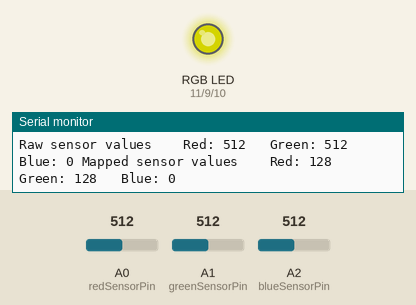
This sketch was run on a simulated Arduino Uno, built with avr-gcc and run on an emulated ATmega328P. Parts: an RGB LED mixed from three pins (HIGH = lit), the last lines printed to the serial monitor. The inputs (shaded band) are chosen by the test bench; at power-on: A0 (redSensorPin) = 512, A1 (greenSensorPin) = 512, A2 (blueSensorPin) = 512. Dim RGB values are drawn brighter than linear.

Above: at 1.2 s.
1.3 s: A0 (redSensorPin) set to 414
At 2.2 s:
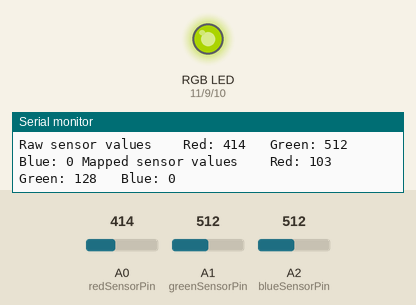
4.3 s: A0 (redSensorPin) set to 387
At 5.7 s:
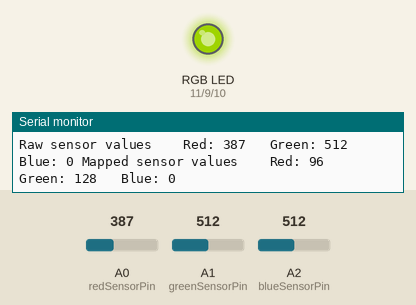
7.3 s: A1 (greenSensorPin) set to 414
At 8.5 s:
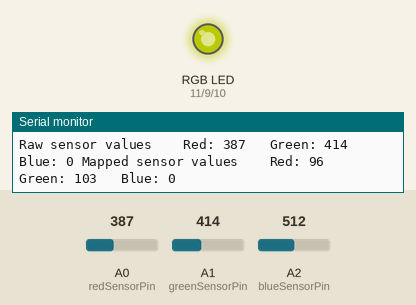
10.3 s: A1 (greenSensorPin) set to 384
At 11.6 s:
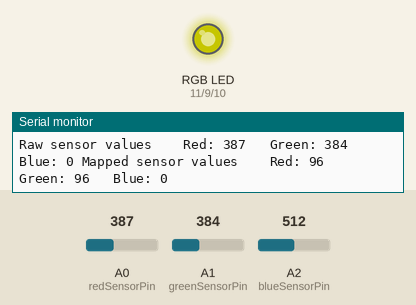
11.9 s: A0 (redSensorPin) set to 716
At 12.4 s:
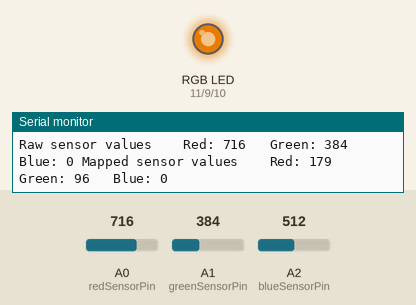
13.6 s: A1 (greenSensorPin) set to 716
At 14.9 s:
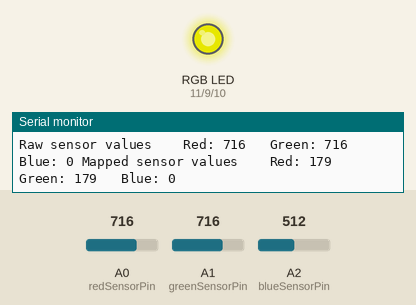
Timing chart, 0 to 16.2 s (numbered marks = the images above; inputs shaded):
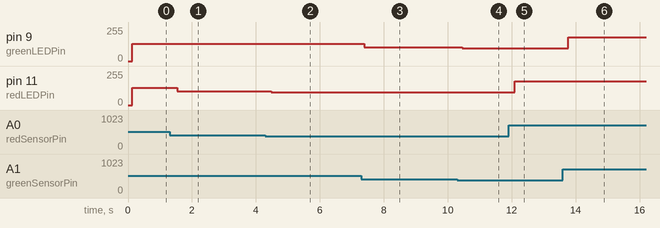

Measured:
- after the input at 1.3 s, pin 11 (redLEDPin): 128/255 → 103/255 after 0.24 s
- after the input at 4.3 s, pin 11 (redLEDPin): 103/255 → 96/255 after 0.18 s
- after the input at 7.3 s, pin 9 (greenLEDPin): 128/255 → 103/255 after 0.09 s
- after the input at 10.3 s, pin 9 (greenLEDPin): 103/255 → 96/255 after 0.15 s
- after the input at 11.9 s, pin 11 (redLEDPin): 96/255 → 179/255 after 0.20 s
- after the input at 13.6 s, pin 9 (greenLEDPin): 96/255 → 179/255 after 0.17 s

The sketch:

colours.ino
```cpp
  // declare led pin vars
  const int greenLEDPin = 9;
  const int redLEDPin = 11;
  const int blueLEDPin = 10;
  // declare sensor pin vars
  const int redSensorPin = A0;
  const int greenSensorPin = A1;
  const int blueSensorPin = A2;
  //declare colour value vars
  int redValue = 0;
  int greenValue = 0;
  int blueValue = 0;
  //declare mapped value vars
  int redSensorValue = 0;
  int greenSensorValue = 0;
  int blueSensorValue = 0;
void setup() {
  //open serial connection
  Serial.begin(9600);
  // set up output pins
  pinMode(greenLEDPin,OUTPUT);
  pinMode(redLEDPin,OUTPUT);
  pinMode(blueLEDPin,OUTPUT);
}
void loop() {
  // set sensor values
  redSensorValue = analogRead(redSensorPin);
  delay(50);
  greenSensorValue = analogRead(greenSensorPin);
  delay(50);
  blueSensorValue - analogRead(blueSensorPin);
  //print out values to serial
  Serial.print("Raw sensor values \t Red: ");
  Serial.print(redSensorValue);
  Serial.print("\t Green: ");
  Serial.print(greenSensorValue);
  Serial.print("\t Blue: ");
  Serial.print(blueSensorValue);
  //convert sensor values to 0-255
  redValue = redSensorValue/4;
  greenValue = greenSensorValue/4;
  blueValue = blueSensorValue/4;
  //print converted values to serial
  Serial.print(" Mapped sensor values \t Red: ");
  Serial.print(redValue);
  Serial.print("\t Green: ");
  Serial.print(greenValue);
  Serial.print("\t Blue: ");
  Serial.print(blueValue);
  Serial.print("\n");
  //set the light levels
  analogWrite(redLEDPin,redValue);
  analogWrite(greenLEDPin,greenValue);
  analogWrite(blueLEDPin,blueValue);
}
```
